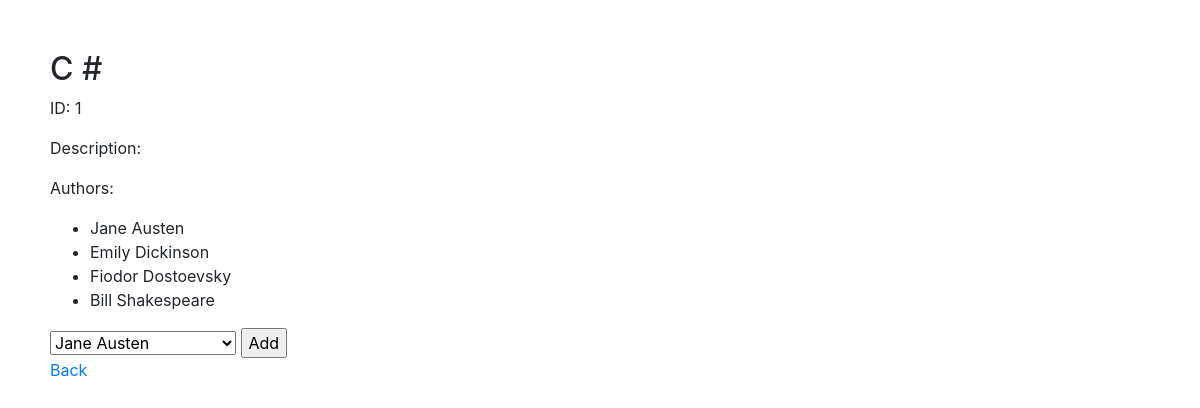
Screenshot of /books/1 with the database file from the repository.
### books_authors_app/models.py (models this page shows, shortened)
class Book(models.Model):
    title = models.CharField(max_length=255)
    desc = models.TextField()
    created_at = models.DateTimeField(auto_now_add=True)
    updated_at = models.DateTimeField(auto_now=True)

class Author(models.Model):
    first_name=models.CharField(max_length=255)
    last_name=models.CharField(max_length=255)
    notes = models.TextField(default ="")
    books = models.ManyToManyField(Book, related_name="authors")
    created_at = models.DateTimeField(auto_now_add=True)
    updated_at = models.DateTimeField(auto_now=True)

### books_authors_app/views.py (the view)
# urls.py: path('books/<int:book_id>',views.book_info),# Muestra la pagina para un libro
def book_info(request,book_id):
    context ={
        'books': Book.objects.get(id=book_id),
        'authors':Book.objects.get(id=book_id).authors.all(),
        'all_authors': Author.objects.all()
    }
    return render(request,"book_info.html",context)

### books_authors_app/templates/book_info.html (shortened to what this page needs)
<!DOCTYPE html>
    <html>
    <head>
        <link rel="stylesheet" href="https://stackpath.bootstrapcdn.com/bootstrap/4.2.1/css/bootstrap.min.css">
    </head>
    <body>
        <div>
            <h2>{{ books.title }}</h2>
            <p>ID: {{ books.id }}</p>
            <p>Description: {{ books.desc }}</p>
            <p>Authors:</p>
            <ul>
                {% for author in authors %}
                <li>{{ author.first_name }} {{ author.last_name }}</li>
                {% endfor %}
            </ul>
        <div>
            <form action="/add_authors/{{ books.id }}" method="post">
                <select name="author_to_add">
                    {% for author in all_authors %}
                    <option value="{{ author.id }}">
                        {{ author.first_name }} {{ author.last_name }}
                    </option>
                    {% endfor %}
                </select>
                <input type="submit" value="Add">
            </form>
        </div>
        <a href="/">Back</a>
    </body>
</html>

### books_authors_app/templates/book_info.html (style rules this page uses)
body { margin: 50px; }
div, a { display: inline-block; vertical-align: top; }
div { width: 500px; margin-right: 200px; }

### rows the page displays
Book: title "C #", id "1"
Author: first_name "Jane", last_name "Austen"
Author: first_name "Emily", last_name "Dickinson"
Author: first_name "Fiodor", last_name "Dostoevsky"
Author: first_name "Bill", last_name "Shakespeare"

### other values shown
form field author_to_add "Jane Austen"
